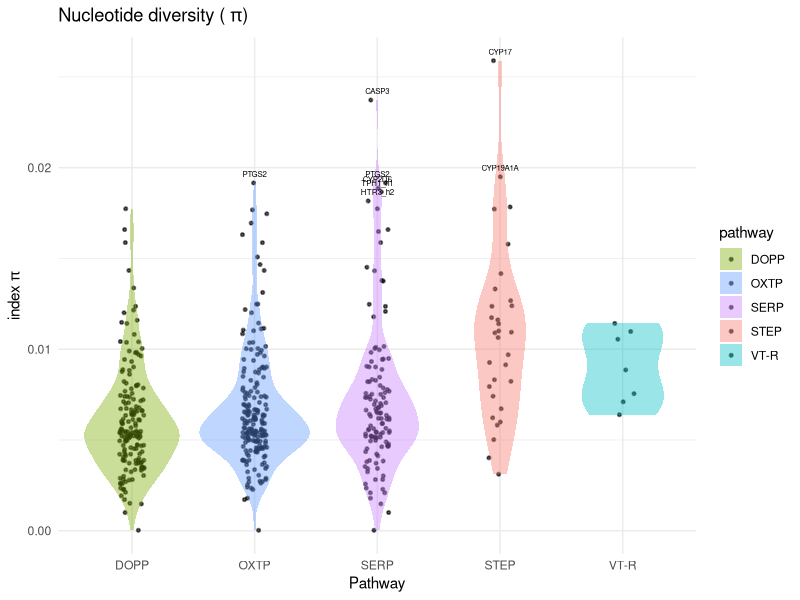
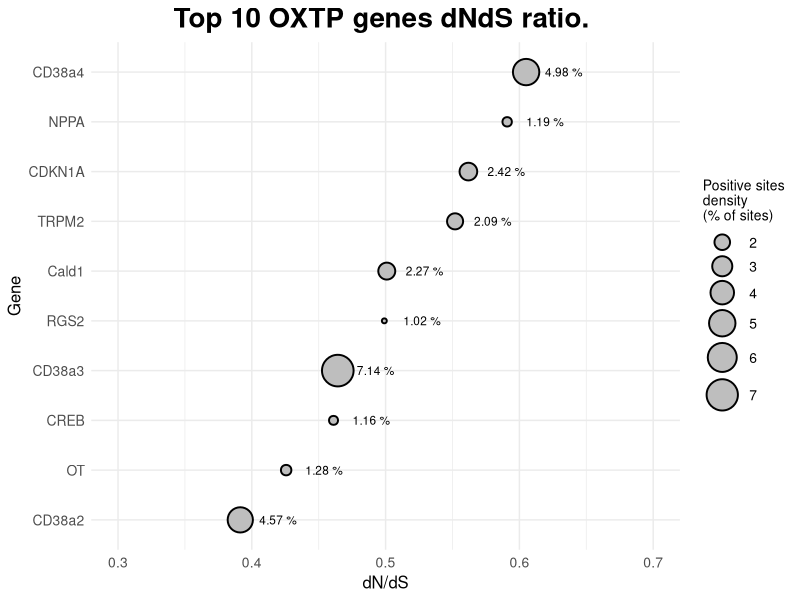
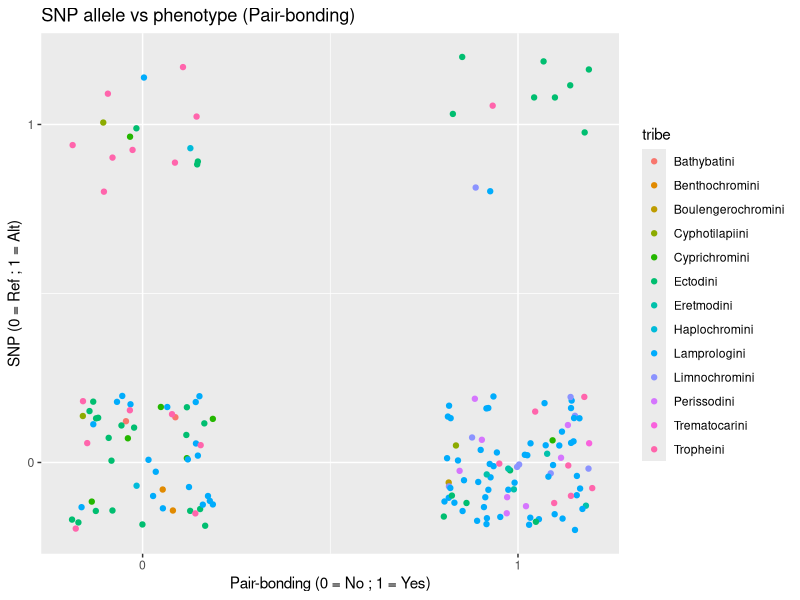
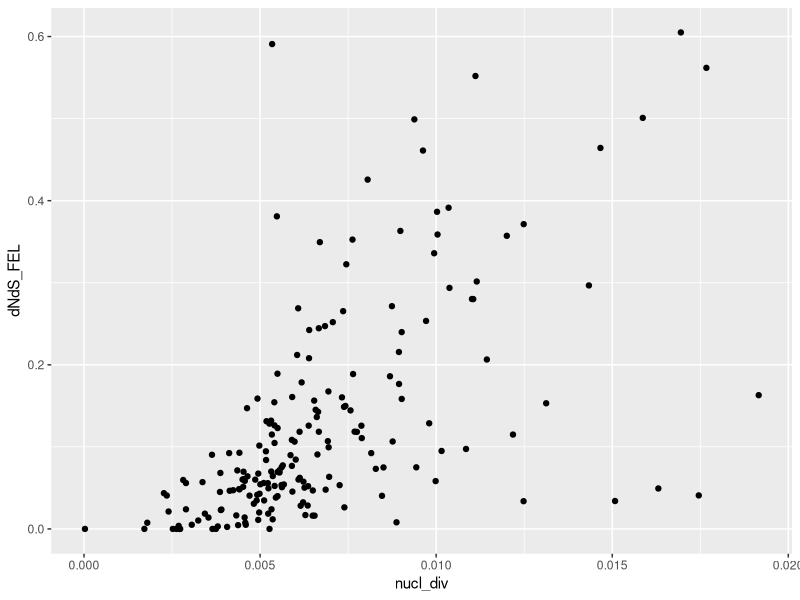

Write the R code that produced these figures, in order.
## ---- chunk 1
knitr::opts_chunk$set(echo = TRUE)
## ---- chunk 2
pathways <- read.table(file = "datasets/dataset_overview_pathways.txt", sep = "\t", header = T, stringsAsFactors = T)
## ---- chunk 3
str(pathways)
## ---- chunk 4
summary(pathways)
## ---- chunk 5
library("ggplot2", verbose = F)
library("dplyr", verbose = F)
# Load data
pathgen <- read.csv("datasets/dataset_overview_genes.txt", sep = "\t", header = T)
# Select column to plot
colnames(pathgen)
column_pl <- "nucl_div"
# Group by pathway
pg_by_pway <- group_by(pathgen, pathway)
# Remove NAs for the column of interest
pg_na <- pg_by_pway[!(is.na(paste("dfg$", column_pl, sep = ""))), ]
# Violin plot variable
colors_pways <- c("STEP" = "#F8766D", "DOPP" = "#7CAE00", "VT-R" = "#00BFC4", "SERP" = "#C77CFF", "OXTP" = "#619CFF") # Assign a color to each pathway
plot_pi <- ggplot(pg_na, aes(x=pathway, y=nucl_div, fill=pathway)) +
  geom_point(aes(color=pathway), position=position_jitter(width=0.1), size=0.5, alpha=0.6, stroke = 0.9, color = "black") +
  scale_fill_manual(values = colors_pways, ) +
  scale_color_manual(values = colors_pways) +
  geom_violin(alpha = 0.4, color = "transparent")+
  geom_text(data = subset(pg_na, nucl_div > 0.018), aes(label = gene), vjust = -1, size = 2) + # Label filter points
  theme_minimal()+
  labs(x="Pathway", y="index"~pi*"")+
  ggtitle("Nucleotide diversity ("~pi*")")
# Display plot
plot_pi
# Summary statistics of each pathway
by(pg_na$nucl_div, pg_na$pathway, summary)
## ---- chunk 6
library("ggplot2", verbose = F)
library("dplyr", verbose = F)
df_top10 <- read.csv("datasets/oxtp_FEL_dNdS.txt", header = T, sep = "\t")
#Rename columns and select the ones required
colnames(df_top10) <- c("gene", "dNdS", "pos_sites", "total_sites", "site_density")
df_top10_f <-df_top10[1:10,]
df_top10_f <- select(df_top10_f, c(gene, dNdS, site_density))
df_top10_f$site_density <- round(df_top10_f$site_density, round(2)) # Round to 2 decimals

#Order by w value
df_s <- df_top10_f[order(df_top10_f$dNdS, decreasing = T), ]
gene_order = c(df_s$gene)
df_top10_f$gene <- factor(df_top10_f$gene, levels = rev(gene_order))

#Plot
dNdS_top10 <- ggplot(df_top10_f, aes(x = gene, y = dNdS)) +
  geom_segment(aes(x = gene, xend = gene, y = 0.2, yend = dNdS), linetype=2, color = "black", linewidth = 0.6) +
  geom_point(aes(size = site_density), fill = "gray", color = "black", shape = 21, alpha = 1, stroke = 1) +
  geom_text(aes(label = paste(site_density, " %", sep = "")), size = 3, color = "black", hjust = -0.5) +
  scale_size(range = c(1, 10)) +
  labs(title = "Top 10 OXTP genes dNdS ratio. ",
       x = "Gene",
       y = "dN/dS",
       size = "Positive sites\ndensity\n(% of sites)") +
  ylim(0.3, 0.7) +
  theme_minimal() +
  theme(plot.title = element_text(hjust = 0.5, size = 20, face = "bold"),
        axis.title = element_text(size = 12),
        axis.text = element_text(size = 10),
        legend.title = element_text(size = 10),
        legend.text = element_text(size = 10)) + 
  coord_flip()

dNdS_top10
# Summary
summary(df_top10_f)
## ---- chunk 7
library("ggplot2", verbose = F)
library("dplyr", verbose = F)

df <- read.csv("datasets/EGFR_19907494_PB_BT.txt", sep = "\t")
df2 <- read.csv("datasets/spp-tribe.txt", sep = "\t")

colnames(df) <- c("spp", "PB", "SNP")

# Merge the 2 data frames to link species and tribes
df_final <- inner_join(df, df2, by="spp")

#Plot
SNP_vs_PB <- ggplot(df_final, aes(x = PB, y = SNP, color = tribe)) +
  geom_point(position=position_jitter(width=0.2, height = 0.2)) +
  scale_x_continuous(breaks = c(0, 1), limits = c(-0.2, 1.2)) +
  scale_y_continuous(breaks = c(0, 1), limits = c(-0.2, 1.2)) +
  labs(title = "SNP allele vs phenotype (Pair-bonding)",
       x = "Pair-bonding (0 = No ; 1 = Yes)",
       y = "SNP (0 = Ref ; 1 = Alt)")

SNP_vs_PB
## ---- chunk 8
library("ggplot2", verbose = F)
library("dplyr", verbose = F)
# Load data
dataset <- read.csv("datasets/dataset_overview_genes.txt", sep = "\t", header = T)
df_oxtp <- dataset[dataset$pathway == "OXTP",]
ggplot(df_oxtp, aes(x=nucl_div, y=dNdS_FEL)) +
  geom_point()
# Corelation
oxtp_cor <- cor.test(df_oxtp$nucl_div, df_oxtp$dNdS_FEL, method = 'spearman')
print(oxtp_cor)

# Corelation test for the other pathways (all individually)
df_dopp <- dataset[dataset$pathway == "DOPP",]
df_serp <- dataset[dataset$pathway == "SERP",]
df_step <- dataset[dataset$pathway == "STEP",]
df_vtr <- dataset[dataset$pathway == "VT-R",]

dopp_cor <- cor.test(df_dopp$nucl_div, df_dopp$dNdS_FEL, method = 'spearman')
serp_cor <- cor.test(df_serp$nucl_div, df_serp$dNdS_FEL, method = 'spearman')
step_cor <- cor.test(df_step$nucl_div, df_step$dNdS_FEL, method = 'spearman')
vtr_cor <- cor.test(df_vtr$nucl_div, df_vtr$dNdS_FEL, method = 'spearman')

print(dopp_cor)
print(serp_cor)
print(step_cor)
print(vtr_cor)
